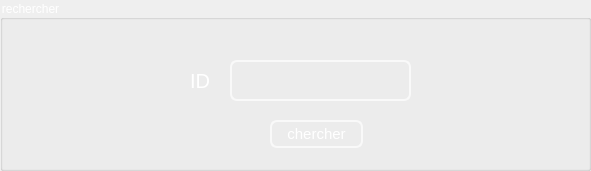
    <widget class="QGroupBox" name="suppression_2">
     <property name="geometry">
      <rect>
       <x>140</x>
       <y>40</y>
       <width>591</width>
       <height>171</height>
      </rect>
     </property>
     <property name="styleSheet">
      <string notr="true">
font: 75 15pt &quot;MS Shell Dlg 2&quot;;
color:white</string>
     </property>
     <property name="title">
      <string>rechercher</string>
     </property>
     <widget class="QLabel" name="label_14">
      <property name="geometry">
       <rect>
        <x>190</x>
        <y>60</y>
        <width>31</width>
        <height>41</height>
       </rect>
      </property>
      <property name="palette">
       <palette>
        <active>
         <colorrole role="WindowText">
          <brush brushstyle="SolidPattern">
           <color alpha="255">
            <red>255</red>
            <green>255</green>
            <blue>255</blue>
           </color>
          </brush>
         </colorrole>
         <colorrole role="Button">
          <brush brushstyle="SolidPattern">
           <color alpha="0">
            <red>0</red>
            <green>0</green>
            <blue>0</blue>
           </color>
          </brush>
         </colorrole>
         <colorrole role="Text">
          <brush brushstyle="SolidPattern">
           <color alpha="255">
            <red>255</red>
            <green>255</green>
            <blue>255</blue>
           </color>
          </brush>
         </colorrole>
         <colorrole role="ButtonText">
          <brush brushstyle="SolidPattern">
           <color alpha="255">
            <red>255</red>
            <green>255</green>
            <blue>255</blue>
           </color>
          </brush>
         </colorrole>
         <colorrole role="Base">
          <brush brushstyle="SolidPattern">
           <color alpha="0">
            <red>0</red>
            <green>0</green>
            <blue>0</blue>
           </color>
          </brush>
         </colorrole>
         <colorrole role="Window">
          <brush brushstyle="SolidPattern">
           <color alpha="0">
            <red>0</red>
            <green>0</green>
            <blue>0</blue>
           </color>
          </brush>
         </colorrole>
         <colorrole role="PlaceholderText">
          <brush brushstyle="SolidPattern">
           <color alpha="128">
            <red>255</red>
            <green>255</green>
            <blue>255</blue>
           </color>
          </brush>
         </colorrole>
        </active>
        <inactive>
         <colorrole role="WindowText">
          <brush brushstyle="SolidPattern">
           <color alpha="255">
            <red>255</red>
            <green>255</green>
            <blue>255</blue>
           </color>
          </brush>
         </colorrole>
         <colorrole role="Button">
          <brush brushstyle="SolidPattern">
           <color alpha="0">
            <red>0</red>
            <green>0</green>
            <blue>0</blue>
           </color>
          </brush>
         </colorrole>
         <colorrole role="Text">
          <brush brushstyle="SolidPattern">
           <color alpha="255">
            <red>255</red>
            <green>255</green>
            <blue>255</blue>
           </color>
          </brush>
         </colorrole>
         <colorrole role="ButtonText">
          <brush brushstyle="SolidPattern">
           <color alpha="255">
            <red>255</red>
            <green>255</green>
            <blue>255</blue>
           </color>
          </brush>
         </colorrole>
         <colorrole role="Base">
          <brush brushstyle="SolidPattern">
           <color alpha="0">
            <red>0</red>
            <green>0</green>
            <blue>0</blue>
           </color>
          </brush>
         </colorrole>
         <colorrole role="Window">
          <brush brushstyle="SolidPattern">
           <color alpha="0">
            <red>0</red>
            <green>0</green>
            <blue>0</blue>
           </color>
          </brush>
         </colorrole>
         <colorrole role="PlaceholderText">
          <brush brushstyle="SolidPattern">
           <color alpha="128">
            <red>255</red>
            <green>255</green>
            <blue>255</blue>
           </color>
          </brush>
         </colorrole>
        </inactive>
        <disabled>
         <colorrole role="WindowText">
          <brush brushstyle="SolidPattern">
           <color alpha="255">
            <red>255</red>
            <green>255</green>
            <blue>255</blue>
           </color>
          </brush>
         </colorrole>
         <colorrole role="Button">
          <brush brushstyle="SolidPattern">
           <color alpha="0">
            <red>0</red>
            <green>0</green>
            <blue>0</blue>
           </color>
          </brush>
         </colorrole>
         <colorrole role="Text">
          <brush brushstyle="SolidPattern">
           <color alpha="255">
            <red>255</red>
            <green>255</green>
            <blue>255</blue>
           </color>
          </brush>
         </colorrole>
         <colorrole role="ButtonText">
          <brush brushstyle="SolidPattern">
           <color alpha="255">
            <red>255</red>
            <green>255</green>
            <blue>255</blue>
           </color>
          </brush>
         </colorrole>
         <colorrole role="Base">
          <brush brushstyle="SolidPattern">
           <color alpha="0">
            <red>0</red>
            <green>0</green>
            <blue>0</blue>
           </color>
          </brush>
         </colorrole>
         <colorrole role="Window">
          <brush brushstyle="SolidPattern">
           <color alpha="0">
            <red>0</red>
            <green>0</green>
            <blue>0</blue>
           </color>
          </brush>
         </colorrole>
         <colorrole role="PlaceholderText">
          <brush brushstyle="SolidPattern">
           <color alpha="128">
            <red>0</red>
            <green>0</green>
            <blue>0</blue>
           </color>
          </brush>
         </colorrole>
        </disabled>
       </palette>
      </property>
      <property name="font">
       <font>
        <family>MS Shell Dlg 2</family>
        <pointsize>15</pointsize>
        <weight>9</weight>
        <italic>false</italic>
        <bold>false</bold>
       </font>
      </property>
      <property name="text">
       <string>ID</string>
      </property>
     </widget>
     <widget class="QLineEdit" name="idmodif">
      <property name="geometry">
       <rect>
        <x>230</x>
        <y>60</y>
        <width>181</width>
        <height>41</height>
       </rect>
      </property>
      <property name="styleSheet">
       <string notr="true">QLineEdit{
color: white;
background-color:Transparent;;
border-width: 2px;
border-color: #F9F9F9;
border-style: solid;
border-radius: 7;
padding: 3px;
font-size: 15px;

}
QLineEdit:focus
{border:2px solid #FBAD25;
}</string>
      </property>
      <property name="text">
       <string/>
      </property>
     </widget>
     <widget class="QPushButton" name="cherchermodif">
      <property name="geometry">
       <rect>
        <x>270</x>
        <y>120</y>
        <width>93</width>
        <height>28</height>
       </rect>
      </property>
      <property name="styleSheet">
       <string notr="true">QPushButton{

color: white;
background-color:Transparent;;
border-width: 2px;
border-color: #F9F9F9;
border-style: solid;
border-radius: 7;
padding: 3px;
font-size: 15px;


}
QPushButton:focus
{border:2px solid #FBAD25;
}</string>
      </property>
      <property name="text">
       <string>chercher</string>
      </property>
     </widget>
    </widget>
